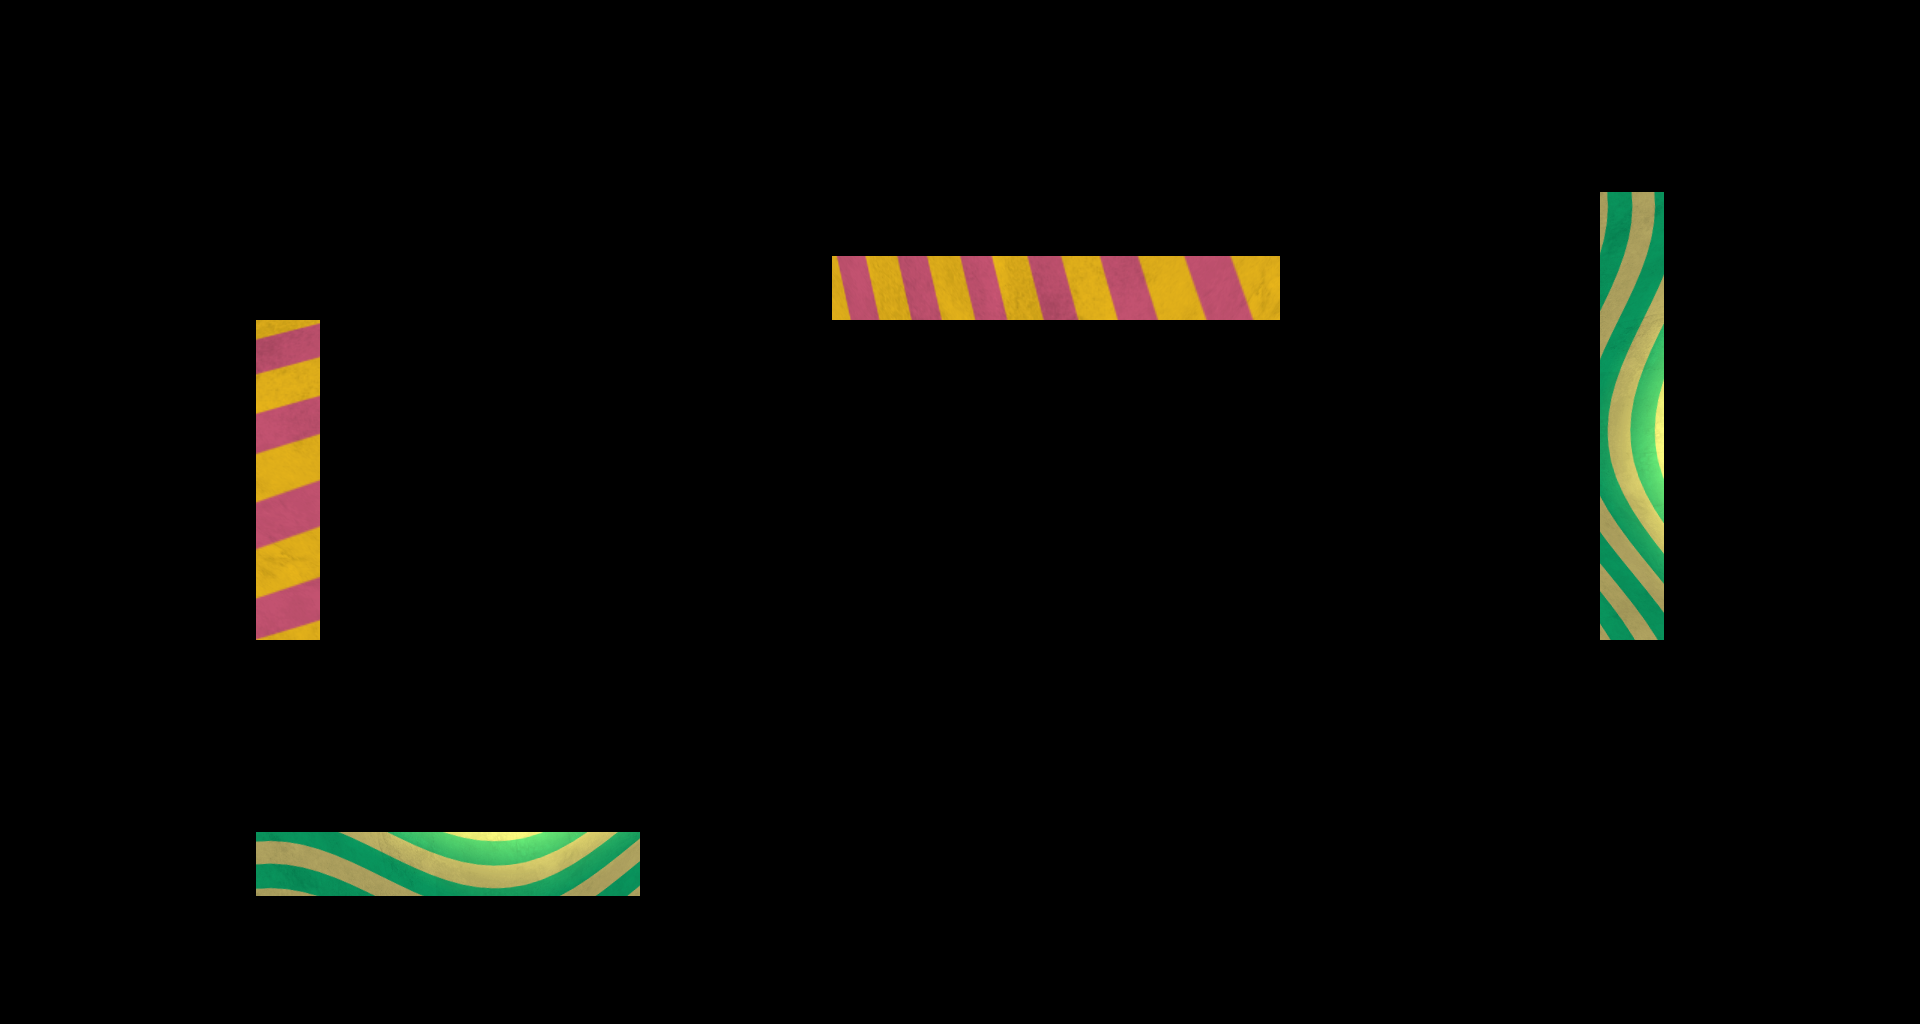

The image is a tile-based game level rendered from a .tmx file. Its description and source (layers, tilesets, objects; grid data summarised) follow:
An orthogonal 30x16 tile map with 64x64 px tiles, 2 tile layers (BlackBlock, WhiteBlock), 4 tilesets.

<map version="1.0" orientation="orthogonal" renderorder="right-down" width="30" height="16" tilewidth="64" tileheight="64" nextobjectid="1">
 <tileset firstgid="1" name="box2vertical" tilewidth="64" tileheight="64">
  <image source="box2vertical.png" width="64" height="640" />
 </tileset>
 <tileset firstgid="11" name="box1horizontal" tilewidth="64" tileheight="64">
  <image source="box1horizontal.png" width="640" height="64" />
 </tileset>
 <tileset firstgid="21" name="box1vertical" tilewidth="64" tileheight="64">
  <image source="box1vertical.png" width="64" height="640" />
 </tileset>
 <tileset firstgid="31" name="box2horizontal" tilewidth="64" tileheight="64">
  <image source="box2horizontal.png" width="640" height="64" />
 </tileset>
 <layer name="BlackBlock" width="30" height="16">
  <data>[480 cells, 13 non-empty, 13 distinct tile ids]</data>
 </layer>
 <layer name="WhiteBlock" width="30" height="16">
  <data>[480 cells, 12 non-empty, 12 distinct tile ids]</data>
 </layer>
</map>
